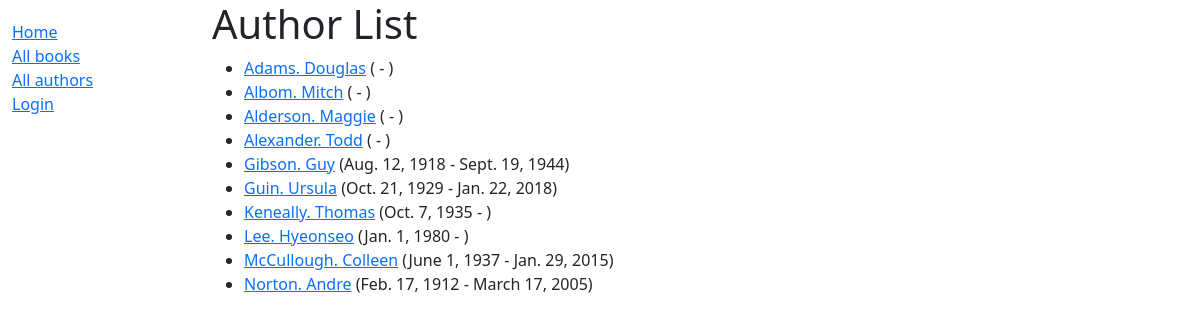
Page /catalog/authors/ on the earlier database version.
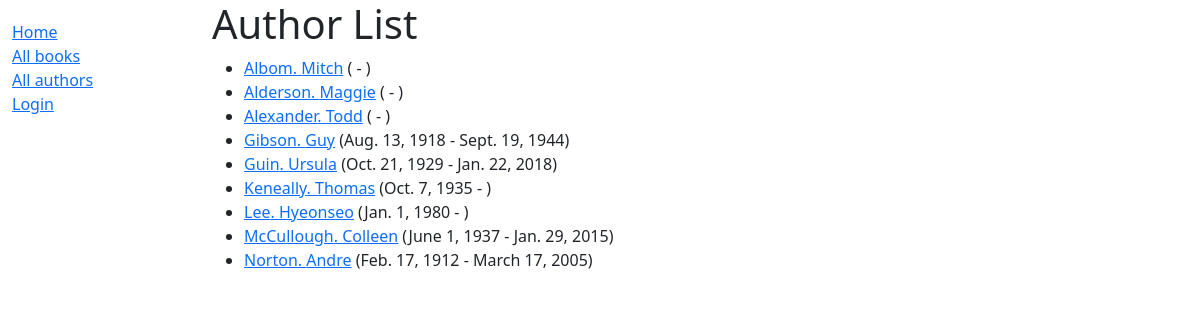
Same page on the later database version.
### catalog/models.py (models this page shows, shortened)
class Author(models.Model):
    first_name = models.CharField(max_length=100)
    last_name = models.CharField(max_length=100)
    country = models.ForeignKey(Country, on_delete=models.SET_NULL, null=True, blank=True, help_text='Select the country of the author')
    date_of_birth = models.DateField(null=True, blank=True)
    date_of_death = models.DateField('died', null=True, blank=True)
    class Meta:
        ordering = ['last_name', 'first_name']
    def get_absolute_url(self):
        return reverse("author-detail", args=[str(self.id)])

### catalog/views.py (the view)
# urls.py: path('authors/', views.AuthorListView.as_view(), name='authors'),
class AuthorListView(generic.ListView):
    model = Author

### catalog/templates/catalog/author_list.html
{% extends "base_generic.html" %}
{% block content %}
<h1>Author List</h1>
{% if author_list %}
<ul>
    {% for author in author_list %}
    <li>
        <a href="{{ author.get_absolute_url }}">{{ author.last_name }}. {{ author.first_name }}</a>
        ({% if author.date_of_birth %}{{author.date_of_birth}}{% endif %} - {% if author.date_of_death %}{{ author.date_of_death }}{% endif %})
    </li>
    {% endfor %}
</ul>
{% else %}
<p>There are no author information in the library.</p>
{% endif %}
{% endblock %}

### catalog/templates/base_generic.html (shortened to what this page needs)
<!doctype html>
<html lang="en">
<head>
    <link href="https://cdn.jsdelivr.net/npm/bootstrap@5.3.3/dist/css/bootstrap.min.css" rel="stylesheet"
>
    {% load static %}
    <link rel="stylesheet" href="{% static 'css/style.css' %}" />
</head>
<body>
    <div class="container-fluid">
        <div class="row">
            <div class="col-sm-2">
                {% block sidebar %}
                <ul class="sidebar-nav">
                    <li><a href="{% url 'index' %}">Home</a></li>
                    <li><a href="{% url 'books' %}">All books</a></li>
                    <li><a href="{% url 'authors' %}">All authors</a></li>
                    {% if user.is_authenticated %}
                    <li>User: {{ user.get_username }}</li>
                    <li><a href="{% url 'my-borrowed' %}">My Borrowed</a></li>
                    <li>
                        <form id="logout-form" method="POST" action="{% url 'logout' %}" >
                            {% csrf_token %}
                            <button type="submit" class="btn btn-link">Logout</button>
                        </form>
                    </li>
                    {% else %}
                    <li><a href="{% url 'login' %}?next={{ request.path }}">Login</a></li>
                    {% endif %}
                </ul>
                {% endblock %}
            </div>
            <div class="col-sm-10 ">
                {% block content %}
                {% endblock %}
            </div>
        </div>
    </div>
</body>
</html>

### catalog/static/css/style.css (style rules this page uses)
.sidebar-nav { margin-top: 20px; padding: 0; list-style: none; }

Differences in the rows shown:
removed Author: last_name "Adams", first_name "Douglas"
changed Author "Gibson": date_of_birth "Aug. 12, 1918" → "Aug. 13, 1918"
